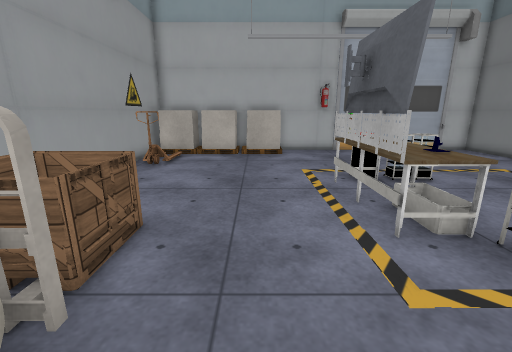
View 1 (above)

14 first-person views from a walk through a scene from a Unity 3-D project. The camera is 1.2 m above the floor, tilts 14° down and sees 90° across. The floor is counted in squares, 0.5 m on a side. Each view is taken from the middle of a square. On the plan, view 1 faces up. The plan holds only what a view shows up to about 17 squares ahead; the rest is blank. The player is left out. Some surface patterns are stand-ins.

View 2
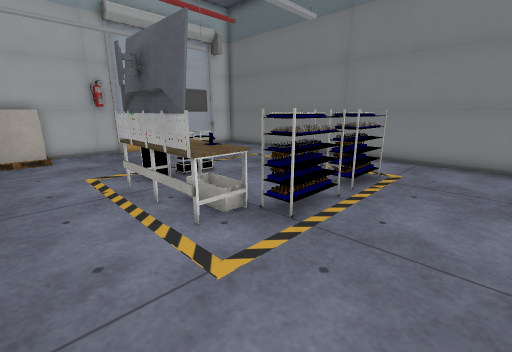

View 3
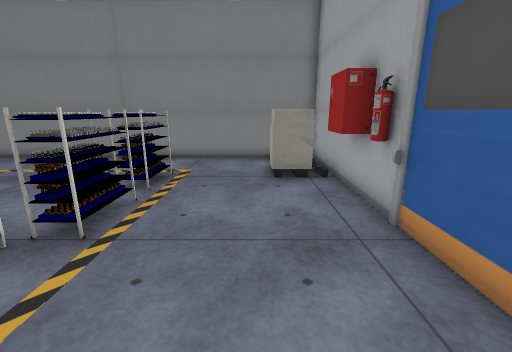

View 4
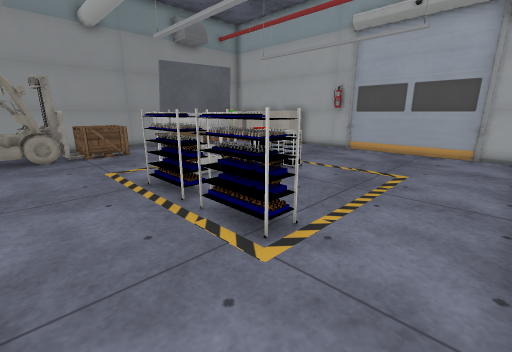

View 5
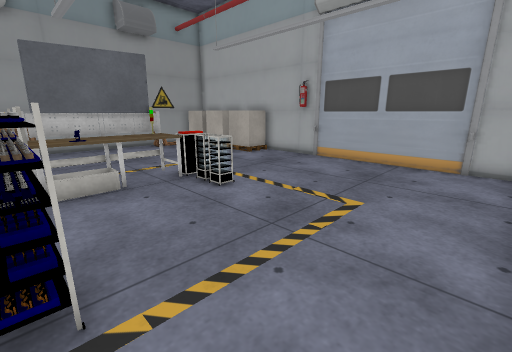

View 6
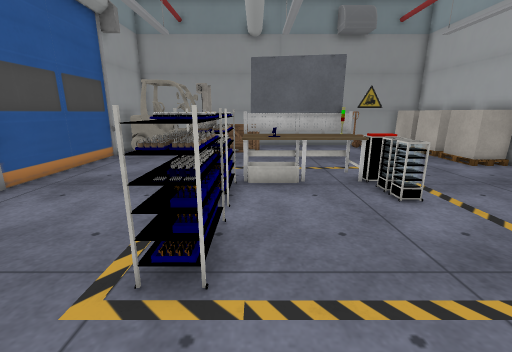

View 7
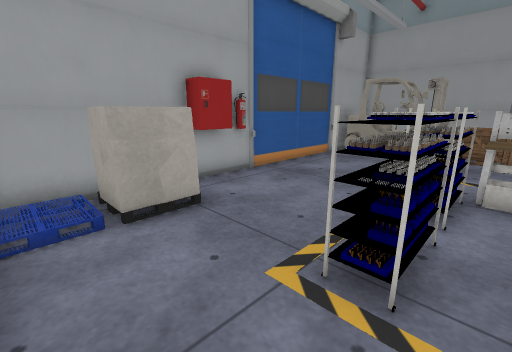

View 8
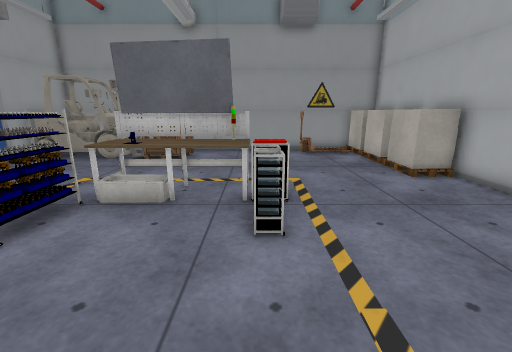

View 9
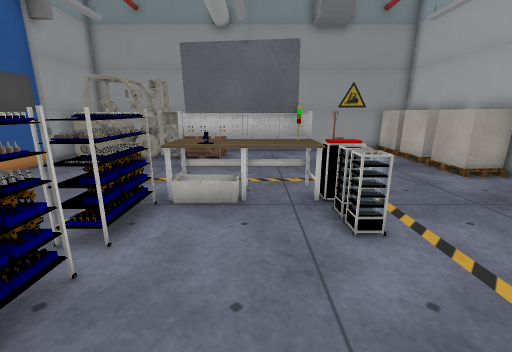

View 10
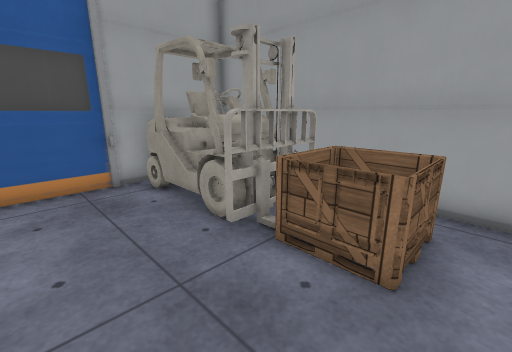

View 11
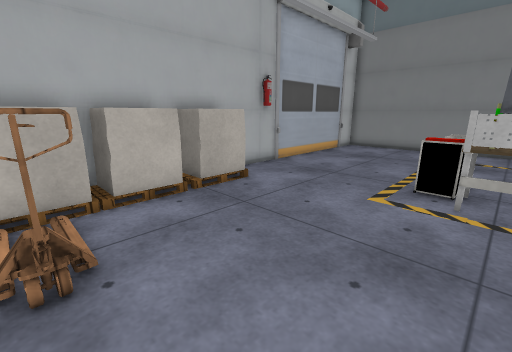

View 12
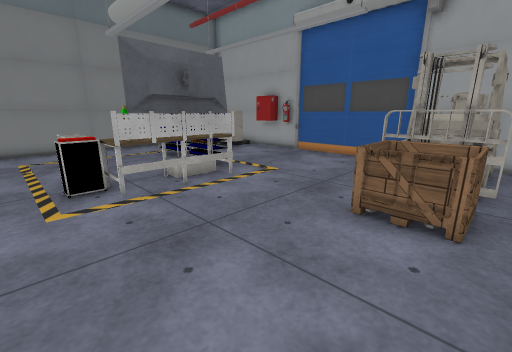

View 13
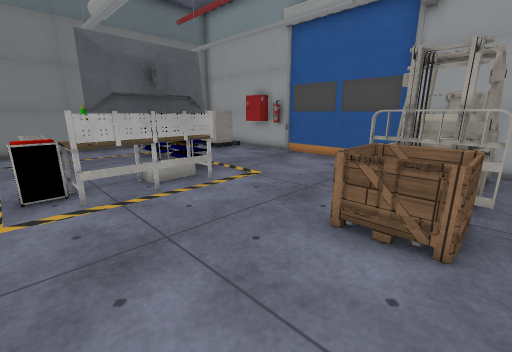

View 14
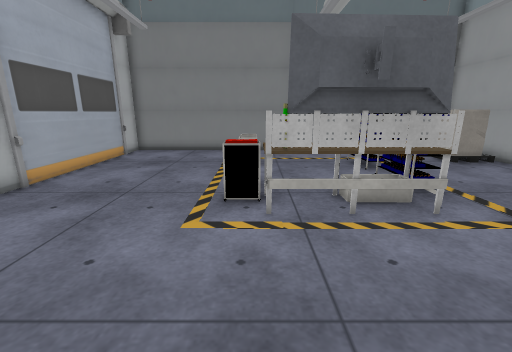

### Floor plan
Points are (right, up) in squares from view 1. A wall is a line through its corners. A room is listed if a view was taken in it or the views show most of it. See-through windows are left out.
Room 1 (views 1, 2, 3, 4, 5, 6, 7, 8, 9, 10, 11, 12, 13, 14)
walls: (-3, -3.1) (13.7, -3.1) (13.7, 16.7) (-6, 16.7) (-6, 1.1)
objects: other object (-5, 3) to (-2, 5); other object (-5, 12); other object (-5, 15) to (-4, 17); other object (-3, 15) to (-2, 17); other object (-1, 15) to (1, 17); other object (2, 5) to (3, 8); other object (3, 5) to (4, 9); other object (4, 9) to (4, 10); other object (4, 16) to (4, 17); other object (5, 3) to (7, 4); other object (5, 9) to (5, 10); other object (6, 9) to (6, 10); other object (7, -3) to (8, -2); other object (8, 3) to (10, 4); other object (9, -2) to (11, -1)
Room 2 (no view inside)
walls: (-6, 1.1) (-6, -3.1) (-3, -3.1)
objects: other object (-5, -2) to (-2, 2)

Where each view was taken, in squares from view 1:
view 1: 0 up, 0 right, facing up
view 2: 0 up, 0 right, facing up-right
view 3: 0 up, 0 right, facing right
view 4: 0 up, 13 right, facing up-left
view 5: 4 up, 13 right, facing up-left
view 6: 5 up, 13 right, facing left
view 7: 5 up, 13 right, facing down-left
view 8: 9 up, 11 right, facing left
view 9: 7 up, 11 right, facing left
view 10: 6 up, 1 right, facing down-left
view 11: 8 up, 5 left, facing up-right
view 12: 11 up, 5 left, facing down-right
view 13: 10 up, 5 left, facing down-right
view 14: 9 up, 3 left, facing right
